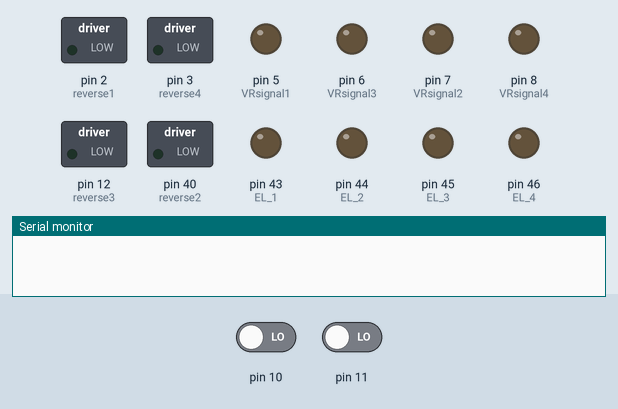
A sketch run on a simulated Arduino Mega 2560, built with avr-gcc and run on an emulated ATmega2560. Shown: switched loads named in the sketch (green lamp = pin HIGH), output pins drawn as LEDs (lit = HIGH), the last lines printed to the serial monitor. The inputs (shaded band) are chosen by the test bench; at power-on: pin 10 LOW, pin 11 LOW.

Above: at 0.1 s.
At 2.1 s:
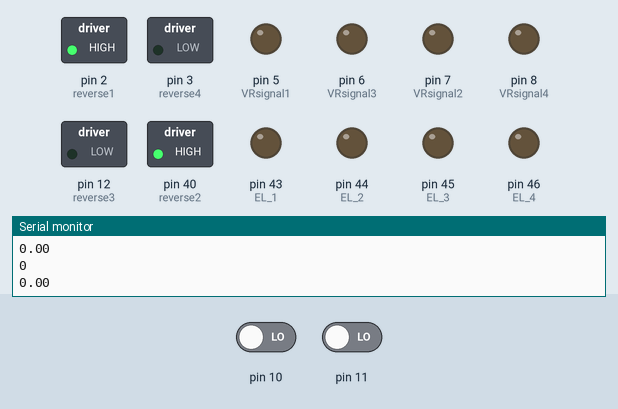
Timing chart, 0 to 3.6 s (numbered marks = the images above):
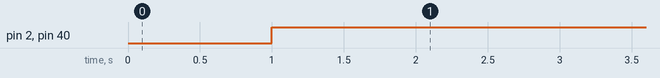

Measured:
- by itself, pin 2 (reverse1), pin 40 (reverse2): LOW → HIGH at 1.0 s

The sketch:

Tank1.ino
```cpp
const int reverse4 = 3; //motor 4
const int reverse2 = 40; //motor 2
const int reverse1 = 2; //motor 1
const int reverse3 = 12; //Motor3
double x,y;
int VRsignal1 = 5;//front right motor 1
int VRsignal2 = 7;//back right motor 2

double z,v;
int VRsignal3 = 6;//front left motor 3
int VRsignal4 = 8;//back left motor 4

void setup() {

pinMode(reverse1, OUTPUT);
pinMode(reverse3, OUTPUT);
pinMode(reverse2, OUTPUT);
pinMode(reverse4, OUTPUT);
pinMode(46, OUTPUT); // EL 4
pinMode(45, OUTPUT); // EL 3
pinMode(44, OUTPUT); // EL 2
pinMode(43, OUTPUT); // EL 1
Serial.begin(9600);

}

void loop() {
//Right motors
x=pulseIn(11,HIGH);
y=pulseToPWM(x);
analogWrite(VRsignal1, y);
analogWrite(VRsignal2, y);
//Left motors
z=pulseIn(10,HIGH);
v=pulseToPWM2(z);
analogWrite(VRsignal3, v);
analogWrite(VRsignal4, v);
}
//convert rc pulse to Right motors PWM
int pulseToPWM(int pulse1){
  if (pulse1>1500){
    pulse1 = map(pulse1, 1500,2000,-500,500);
    pulse1 = constrain(pulse1,-255,255);
  }else if (pulse1> 900 && pulse1<1400)//failsafe
  {
    digitalWrite(reverse1, LOW);
    digitalWrite(reverse2, LOW);
    pulse1 = map(pulse1, 1400,1000,-500,500);
    pulse1 = constrain(pulse1,-255,255);
  }else{
    pulse1=0;
    digitalWrite(reverse1, HIGH);
    digitalWrite(reverse2, HIGH);
  }
  Serial.println(pulse1);
  Serial.println(x);

  return pulse1;
}

//convert rc pulse to left motors PWM
int pulseToPWM2(int pulse2){
  if (pulse2>1500){
    pulse2 = map(pulse2, 1500,2000,-500,500);
    pulse2 = constrain(pulse2,-255,255);
  }else if (pulse2> 900 && pulse2<1400)//failsafe
  {
    digitalWrite(reverse3, HIGH);
    digitalWrite(reverse4, HIGH);
    pulse2 = map(pulse2, 1400,1000,-500,500);
    pulse2 = constrain(pulse2,-255,255);
  }else{
    pulse2=0;
    digitalWrite(reverse3, LOW);
    digitalWrite(reverse4, LOW);
  }
  Serial.println(pulse2);
  Serial.println(z);

  return pulse2;
}
```
